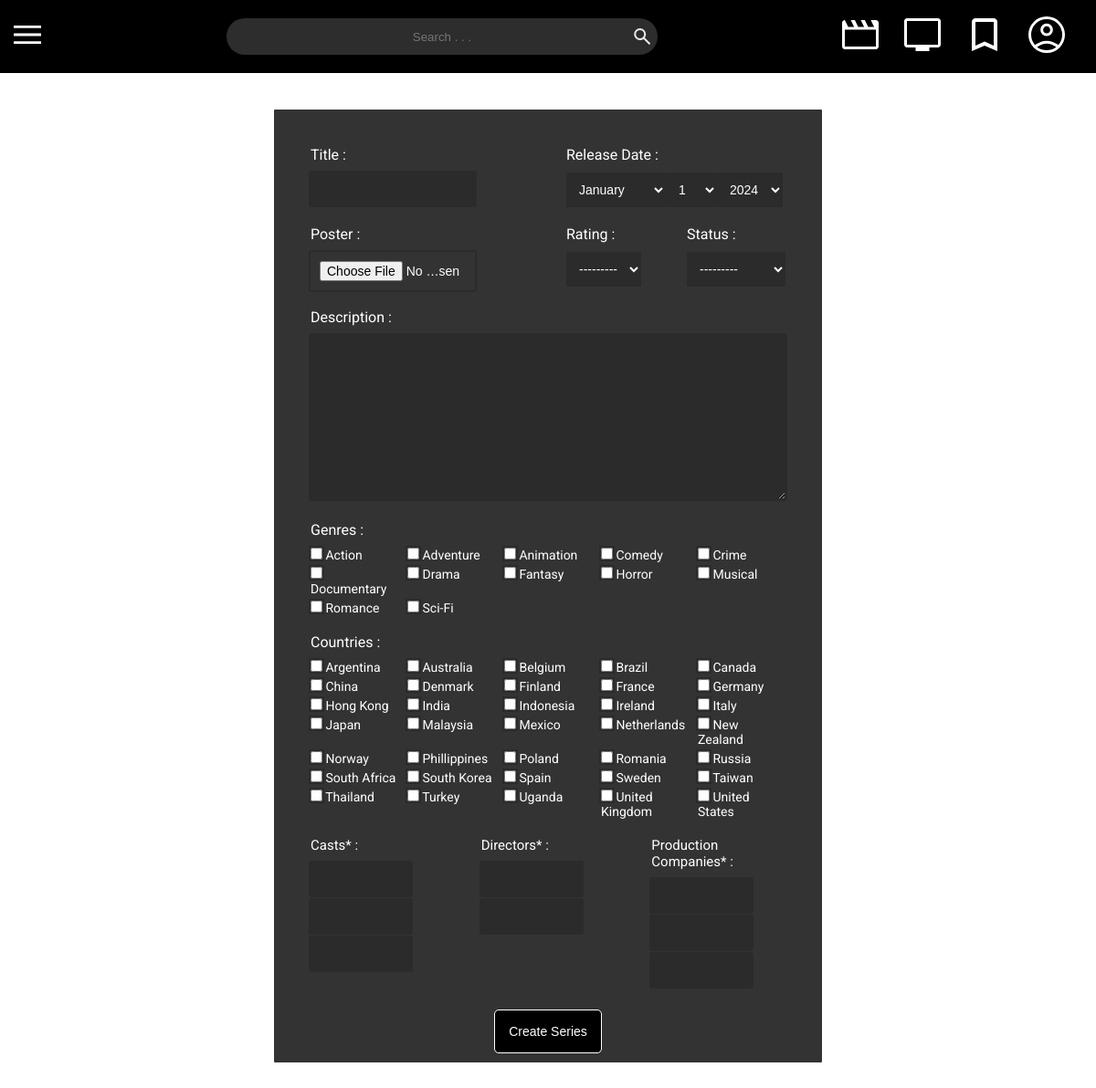
The page /series/create/ (signed in) on the database as committed earlier.
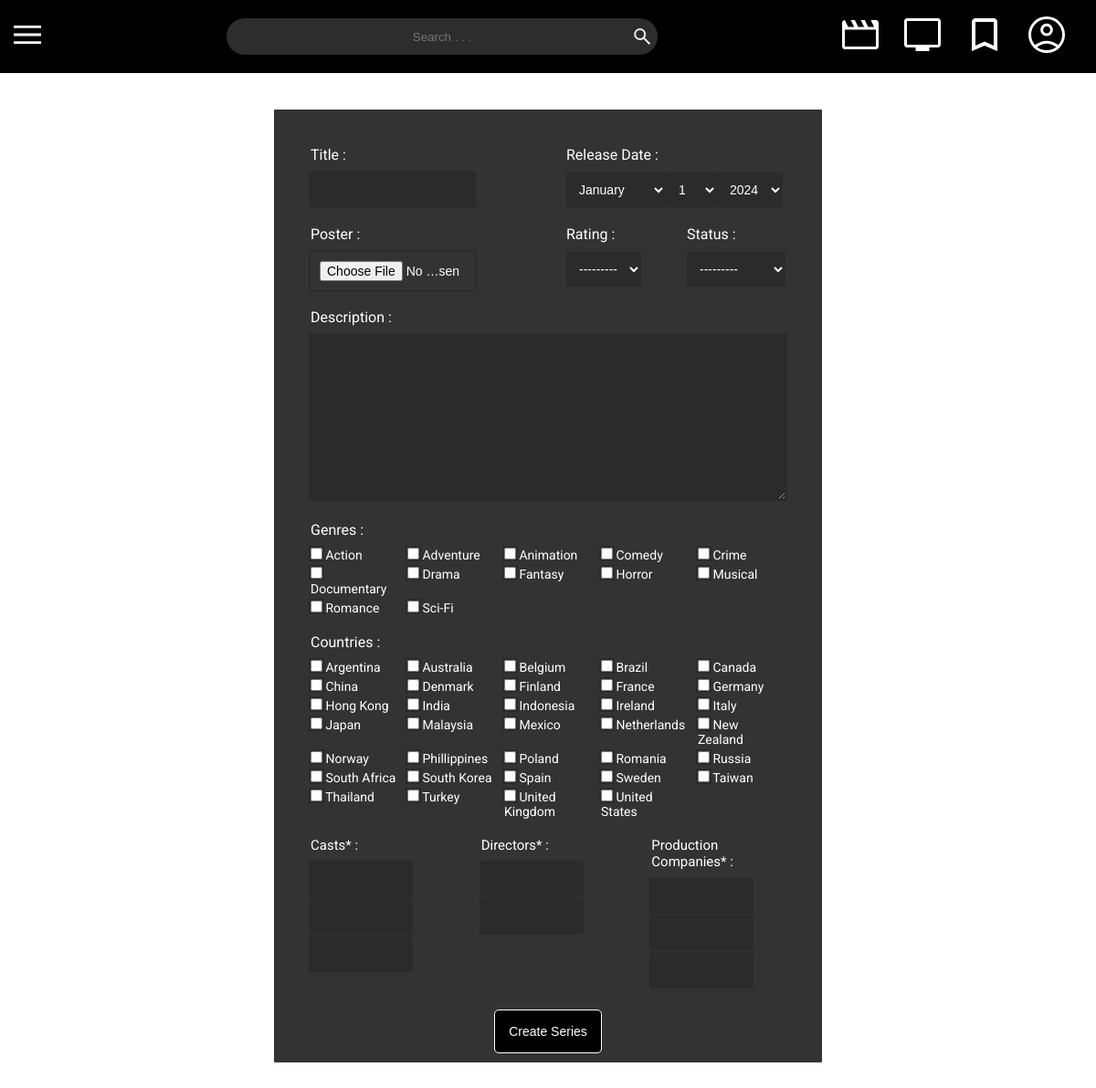
The same page on the database as committed later.
### movieStreamingApp/models.py (models this page shows)
class Country(models.Model):
    name = models.CharField(max_length=30, unique=True)
    def __str__(self):
        return self.name

### series_app/views.py (the view, shortened to what this page needs)
# urls.py: path('create/', views.series_create, name='series_app.series_create'),
@superuser_required
def series_create(request):
    if request.method == 'GET':
        series_form = forms.SeriesForm()
        productions = Production.objects.filter()
        directors = Director.objects.filter()
        casts = Cast.objects.filter()
        context = {
            'form': series_form,
            'productions': productions,
            'directors': directors,
            'casts': casts,
        }
        return render(request, 'series_create.html', context)

### movieStreamingApp/models.py (called while the page is built)
    def __str__(self):
        return self.name

    def __str__(self):
        return self.name

    def __str__(self):
        return self.name

    def __str__(self):
        return self.name

### series_app/templates/series_create.html (shortened to what this page needs)
{% extends 'base_page.html' %}
{% load static %}
{% block head %}
    <link rel="stylesheet" href="{% static 'css/movie_form.css' %}">
{% endblock %}
{% block content %}
    <form id="form" class="form" method="POST" enctype="multipart/form-data" action="{% url 'series_app.series_create' %}">
        <div class="grid-wrapper">
            <div class="cell">
                <div class="cell-title"> {{form.title.label}} : </div>
                <div class="cell-input"> {{form.title}} </div>
            </div>
            <div class="cell">
                <div class="cell-title"> {{form.releaseDate.label}} : </div>
                <div class="cell-input"> {{form.releaseDate}} </div>
            </div>
            <div class="cell">
                <div class="cell-title"> {{form.poster.label}} :</div>
                <div class="cell-input"> {{form.poster}} </div>
            </div>
            <div class="grid-wrapper">
                <div class="cell">
                    <div class="cell-title"> {{form.rating.label}} : </div>
                    <div class="cell-input"> {{form.rating}} </div>
                </div>
                <div class="cell">
                    <div class="cell-title"> {{form.status.label}} : </div>
                    <div class="cell-input"> {{form.status}} </div>
                </div>
            </div>
        </div>
        <div class="cell">
            <div class="cell-title"> {{form.description.label}} : </div>
            <div class="cell-input"> {{form.description}} </div>
        </div>
        <div class="cell">
            <div class="cell-title"> {{form.genre.label}} : </div>
            <div class="checkbox-cell">
                {% for checkbox in form.genre %}
                    <div> {{ checkbox.tag }} {{ checkbox.choice_label }} </div>
                {% endfor %}
            </div>
       </div>
       <div class="cell">
            <div class="cell-title"> {{form.country.label}} : </div>
                <div class="checkbox-cell">
                    {% for checkbox in form.country %}
                        <div> {{ checkbox.tag }} {{ checkbox.choice_label }} </div>
                    {% endfor %}
                </div>
            </div>
        <div class="grid-wrapper-2">
            <div class="cell">
                <div class="cell-title"> {{form.cast.label}} : </div>
                <div class="cell-multiinput">
                    {{form.cast}}
                    {{form.cocast1}}
                    {{form.cocast2}}
                </div>
            </div>
            <div class="cell">
                <div class="cell-title"> {{form.director.label}} : </div>
                <div class="cell-multiinput">
                    {{form.director}}
                    {{form.codirector}}
                </div>
            </div>
            <div class="cell">
                <div class="cell-title"> {{form.production.label}} : </div>
                <div class="cell-multiinput">
                    {{form.production}}
                    {{form.coproduction1}}
                    {{form.coproduction2}}
                </div>
            </div>
        </div>
        <div class="button-wrapper">
            <button id="button" type="submit"> Create Series </button>
        </div>
    </form>
{% endblock %}

Rows that differ between the two databases and show on the page:
removed Country: choice_label "Uganda"
